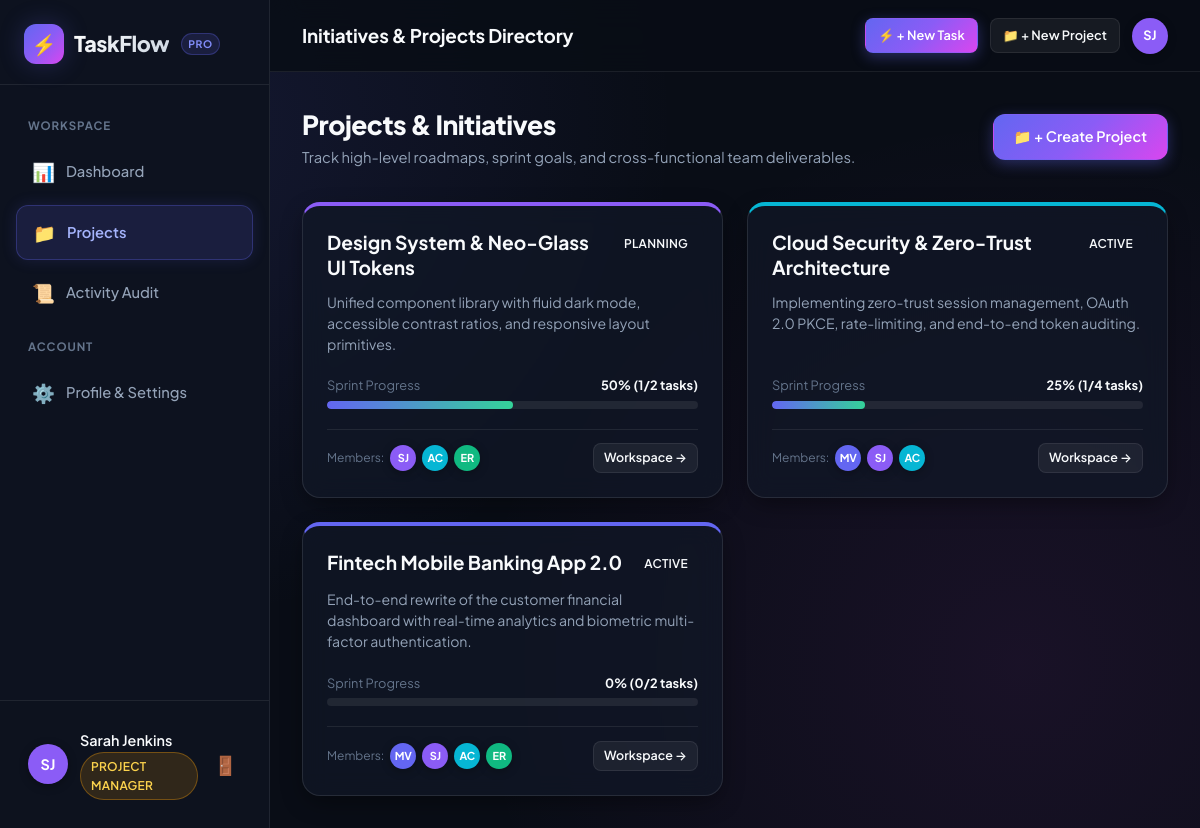
The page /projects/ (signed in) on the database its author committed.
### accounts/models.py (models this page shows, shortened)
class CustomUser(AbstractUser):
    class Role(models.TextChoices):
        ADMIN = 'ADMIN', 'Administrator'
        MANAGER = 'MANAGER', 'Project Manager'
        MEMBER = 'MEMBER', 'Team Member'
    role = models.CharField(
        max_length=20,
        choices=Role.choices,
        default=Role.MEMBER,
        help_text='Designates the role and permission level in TaskFlow.'
    )
    bio = models.TextField(blank=True, default='')
    title = models.CharField(max_length=100, blank=True, default='Team Contributor')
    avatar_color = models.CharField(max_length=30, default='indigo')
    @property
    def is_admin_role(self):
        return self.role == self.Role.ADMIN or self.is_superuser
    @property
    def is_manager_role(self):
        return self.role in (self.Role.ADMIN, self.Role.MANAGER) or self.is_superuser
    @property
    def role_badge_class(self):
        if self.is_admin_role:
            return 'badge-admin'
        elif self.role == self.Role.MANAGER:
            return 'badge-manager'
        return 'badge-member'
    @property
    def initials(self):
        if self.first_name and self.last_name:
            return f"{self.first_name[0]}{self.last_name[0]}".upper()
        return self.username[:2].upper()

### tasks/models.py (models this page shows, shortened)
class Project(models.Model):
    class Status(models.TextChoices):
        PLANNING = 'PLANNING', 'Planning'
        ACTIVE = 'ACTIVE', 'Active'
        COMPLETED = 'COMPLETED', 'Completed'
        ARCHIVED = 'ARCHIVED', 'Archived'
    name = models.CharField(max_length=150)
    slug = models.SlugField(max_length=160, unique=True, blank=True)
    description = models.TextField(blank=True)
    color = models.CharField(max_length=20, default='indigo')
    status = models.CharField(max_length=20, choices=Status.choices, default=Status.ACTIVE)
    created_by = models.ForeignKey(
        settings.AUTH_USER_MODEL,
        on_delete=models.CASCADE,
        related_name='created_projects'
    )
    members = models.ManyToManyField(
        settings.AUTH_USER_MODEL,
        related_name='joined_projects',
        blank=True
    )
    created_at = models.DateTimeField(auto_now_add=True)
    updated_at = models.DateTimeField(auto_now=True)
    class Meta:
        ordering = ['-updated_at']
    @property
    def total_tasks(self):
        return self.tasks.count()
    @property
    def completed_tasks(self):
        return self.tasks.filter(status=Task.Status.DONE).count()
    @property
    def progress_percentage(self):
        total = self.total_tasks
        if total == 0:
            return 0
        return int((self.completed_tasks / total) * 100)

### tasks/views.py (the view)
# urls.py: path('projects/', views.project_list_view, name='project_list'),
@login_required
def project_list_view(request):
    user = request.user
    if user.is_manager_role:
        projects = Project.objects.all().prefetch_related('members', 'tasks')
    else:
        projects = Project.objects.filter(
            Q(members=user) | Q(created_by=user)
        ).distinct().prefetch_related('members', 'tasks')
    context = {
        'projects': projects,
    }
    return render(request, 'tasks/project_list.html', context)

### accounts/context_processors.py (called while the page is built, shortened)
def auth_roles_context(request):
    context = {
        'is_admin': False,
        'is_manager': False,
        'user_role': 'ANONYMOUS',
        'dev_reset_link': None,
    }
    if request.user.is_authenticated:
        context['is_admin'] = request.user.is_admin_role
        context['is_manager'] = request.user.is_manager_role
        context['user_role'] = getattr(request.user, 'role', 'MEMBER')
    if settings.DEBUG and hasattr(settings, 'EMAIL_FILE_PATH'):
        email_dir = Path(settings.EMAIL_FILE_PATH)
    return context

### templates/tasks/project_list.html (shortened to what this page needs)
{% extends 'base.html' %}
{% block header_title %}Initiatives & Projects Directory{% endblock %}
{% block content %}
<div style="display: flex; justify-content: space-between; align-items: center; margin-bottom: 2rem; flex-wrap: wrap; gap: 1rem;">
    <div>
        <h1 style="font-size: 1.65rem; font-weight: 800; letter-spacing: -0.02em;">Projects & Initiatives</h1>
        <p style="color: var(--text-secondary); font-size: 0.92rem;">
            Track high-level roadmaps, sprint goals, and cross-functional team deliverables.
        </p>
    </div>
    {% if is_manager or user.is_manager_role %}
    <a href="{% url 'tasks:project_create' %}" class="btn btn-primary">
        <span>📁 + Create Project</span>
    </a>
    {% endif %}
</div>
<div style="display: grid; grid-template-columns: repeat(auto-fill, minmax(350px, 1fr)); gap: 1.5rem;">
    {% for project in projects %}
    <div class="card" style="display: flex; flex-direction: column; border-top: 4px solid var(--accent-{{ project.color|default:'indigo' }}, #6366f1); transition: transform 0.2s, box-shadow 0.2s;">
        <div style="display: flex; justify-content: space-between; align-items: flex-start; margin-bottom: 0.75rem; gap: 10px;">
            <a href="{% url 'tasks:project_detail' project.slug %}" style="font-size: 1.2rem; font-weight: 700; color: var(--text-main); text-decoration: none; line-height: 1.3;">
                {{ project.name }}
            </a>
            <span class="badge badge-{{ project.status|lower }}">
                {{ project.get_status_display }}
            </span>
        </div>
        <p style="color: var(--text-secondary); font-size: 0.88rem; line-height: 1.5; margin-bottom: 1.25rem; flex: 1;">
            {{ project.description|truncatewords:24|default:"No project description provided." }}
        </p>
        <div style="margin-bottom: 1.25rem;">
            <div style="display: flex; justify-content: space-between; font-size: 0.8rem; color: var(--text-muted); margin-bottom: 5px;">
                <span>Sprint Progress</span>
                <span style="font-weight: 700; color: var(--text-main);">
                    {{ project.progress_percentage }}% ({{ project.completed_tasks }}/{{ project.total_tasks }} tasks)
                </span>
            </div>
            <div style="width: 100%; height: 8px; background: rgba(255, 255, 255, 0.08); border-radius: 999px; overflow: hidden;">
                <div style="width: {{ project.progress_percentage }}%; height: 100%; background: linear-gradient(90deg, #6366f1 0%, #34d399 100%); border-radius: 999px; transition: width 0.4s ease;"></div>
            </div>
        </div>
        <div style="display: flex; justify-content: space-between; align-items: center; border-top: 1px solid var(--border-subtle); padding-top: 0.85rem; font-size: 0.8rem; color: var(--text-muted);">
            <div style="display: flex; align-items: center; gap: 6px;">
                <span style="font-size: 0.75rem;">Members:</span>
                {% for member in project.members.all|slice:":4" %}
                <div class="avatar" style="width: 26px; height: 26px; font-size: 0.68rem; background-color: var(--accent-{{ member.avatar_color|default:'indigo' }}, #6366f1);" title="{{ member.get_full_name|default:member.username }} ({{ member.get_role_display }})">
                    {{ member.initials }}
                </div>
                {% empty %}
                <span style="font-size: 0.75rem; color: var(--text-muted);">None</span>
                {% endfor %}
            </div>
            <div style="display: flex; gap: 8px;">
                <a href="{% url 'tasks:project_detail' project.slug %}" class="btn btn-secondary btn-sm" style="padding: 4px 10px; font-size: 0.78rem;">
                    Workspace &rarr;
                </a>
            </div>
        </div>
    </div>
    {% endfor %}
</div>
{% endblock %}

### templates/base.html (shortened to what this page needs)
{% load static %}
<!DOCTYPE html>
<html lang="en">
<head>
    <link rel="stylesheet" href="{% static 'css/style.css' %}">
</head>
<body>
    {% if user.is_authenticated %}
    <div class="app-container">
        <aside class="sidebar">
            <div class="brand">
                <a href="{% url 'tasks:dashboard' %}"
                    style="display: flex; align-items: center; gap: 10px; text-decoration: none;">
                    <div class="brand-icon">⚡</div>
                    <div>
                        <div class="brand-name">TaskFlow</div>
                    </div>
                </a>
                <span class="brand-badge">PRO</span>
            </div>
            <ul class="nav-menu">
                <li class="nav-section-title">Workspace</li>
                <li class="nav-item {% if request.resolver_match.url_name == 'dashboard' %}active{% endif %}">
                    <a href="{% url 'tasks:dashboard' %}">
                        <span class="nav-icon">📊</span>
                        <span>Dashboard</span>
                    </a>
                </li>
                <li class="nav-item {% if 'project' in request.resolver_match.url_name %}active{% endif %}">
                    <a href="{% url 'tasks:project_list' %}">
                        <span class="nav-icon">📁</span>
                        <span>Projects</span>
                    </a>
                </li>
                <li class="nav-item {% if request.resolver_match.url_name == 'activity_log' %}active{% endif %}">
                    <a href="{% url 'tasks:activity_log' %}">
                        <span class="nav-icon">📜</span>
                        <span>Activity Audit</span>
                    </a>
                </li>
                <li class="nav-section-title">Account</li>
                <li class="nav-item {% if request.resolver_match.url_name == 'profile' %}active{% endif %}">
                    <a href="{% url 'accounts:profile' %}">
                        <span class="nav-icon">⚙️</span>
                        <span>Profile & Settings</span>
                    </a>
                </li>
            </ul>
            <div class="sidebar-footer">
                <div class="user-mini-card">
                    <div class="avatar"
                        style="background-color: var(--accent-{{ user.avatar_color|default:'indigo' }}, #6366f1);">
                        {{ user.initials }}
                    </div>
                    <div class="user-info">
                        <div class="user-name">{{ user.get_full_name|default:user.username }}</div>
                        <div class="user-role-label">
                            <span class="badge {{ user.role_badge_class }}">
                                {{ user.get_role_display }}
                            </span>
                        </div>
                    </div>
                    <a href="{% url 'accounts:logout' %}" title="Sign out"
                        style="color: var(--text-muted); font-size: 1.15rem; padding: 4px; transition: color 0.2s;"
                        onmouseover="this.style.color='#f43f5e'" onmouseout="this.style.color='var(--text-muted)'">
                        🚪
                    </a>
                </div>
            </div>
        </aside>
        <div class="main-content">
            <header class="topbar">
                <div style="display: flex; align-items: center; gap: 14px;">
                    <div
                        style="font-weight: 700; font-size: 1.18rem; color: var(--text-main); letter-spacing: -0.01em;">
                        {% block header_title %}Overview{% endblock %}
                    </div>
                </div>
                <div style="display: flex; align-items: center; gap: 12px; flex-wrap: wrap;">
                    <a href="{% url 'tasks:task_create' %}" class="btn btn-primary btn-sm">
                        <span>⚡ + New Task</span>
                    </a>
                    {% if is_manager or user.is_manager_role %}
                    <a href="{% url 'tasks:project_create' %}" class="btn btn-secondary btn-sm">
                        <span>📁 + New Project</span>
                    </a>
                    {% endif %}
                    <a href="{% url 'accounts:profile' %}" title="View profile settings"
                        style="display: flex; align-items: center;">
                        <div class="avatar"
                            style="width: 36px; height: 36px; font-size: 0.8rem; background-color: var(--accent-{{ user.avatar_color|default:'indigo' }}, #6366f1); box-shadow: var(--shadow-sm);">
                            {{ user.initials }}
                        </div>
                    </a>
                </div>
            </header>
            <main class="page-body">
                {% block content %}{% endblock %}
            </main>
        </div>
    </div>
    {% endif %}
</body>
</html>

### rows shown on the page
CustomUser: initials "SJ", get_full_name "Sarah Jenkins", role "PROJECT MANAGER"
Project: name "Design System & Neo-Glass UI Tokens", status "PLANNING", description "Unified component library with fluid dark mode, accessible contrast ratios, and responsive layout primitives.", progress_percentage "50", completed_tasks "1", total_tasks "2"
CustomUser: initials "AC"
CustomUser: initials "ER"
Project: name "Cloud Security & Zero-Trust Architecture", status "ACTIVE", description "Implementing zero-trust session management, OAuth 2.0 PKCE, rate-limiting, and end-to-end token auditing.", progress_percentage "25", completed_tasks "1", total_tasks "4"
CustomUser: initials "MV"
Project: name "Fintech Mobile Banking App 2.0", status "ACTIVE", description "End-to-end rewrite of the customer financial dashboard with real-time analytics and biometric multi-factor authentication.", progress_percentage "0", completed_tasks "0", total_tasks "2"
